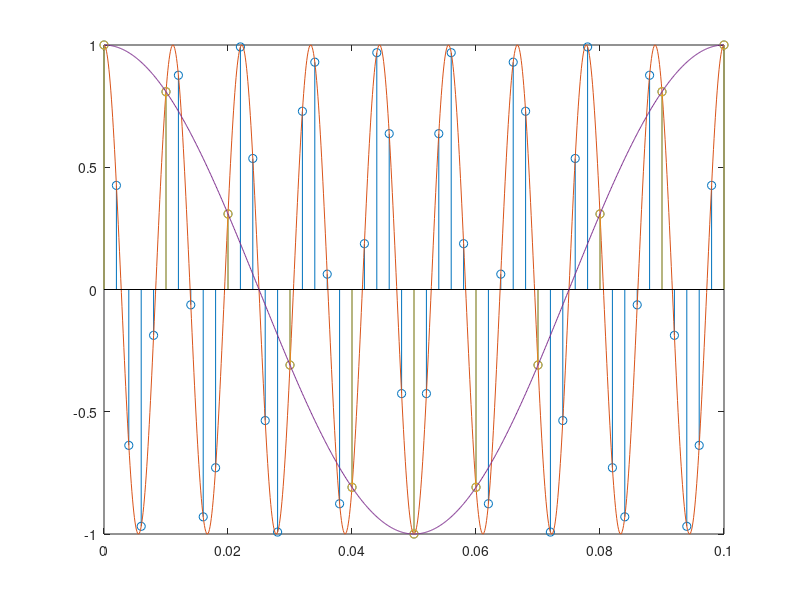
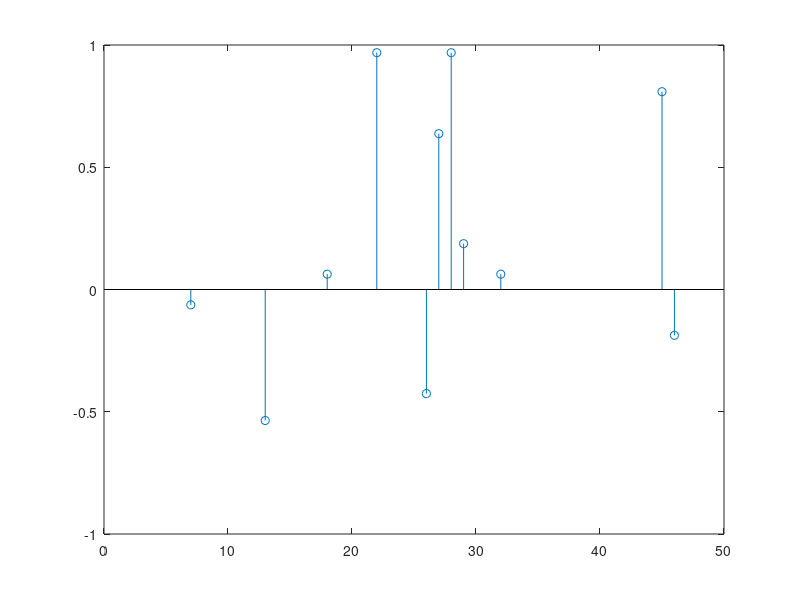

These charts were generated, in order, by the following MATLAB code:
close all
f1 = 90;
fs = 500;
n = 0:50;
t = n/fs;
a = cos(2*pi*f1*t);
stem(t,a)
%% ---------------
f_con = 10000;
end_n_con = floor(max(n)/fs*f_con);
n_con = 0:end_n_con;
t_con = n_con/f_con;
a_con = cos(2*pi*f1*t_con);
hold on 
plot(t_con,a_con)
%% ---------------
n_unif = n(1:5:end);
t_unif = n_unif/fs;
a_unif = cos(2*pi*f1*t_unif);
stem(t_unif,a_unif)
%% 
f1_aliased = 10;
a_con = cos(2*pi*f1_aliased*t_con);
hold on 
plot(t_con,a_con)
%% 
figure
rand_idx = sort(randperm(length(n),length(n_unif)));

n_rand = n(rand_idx);
a_rand = cos(2*pi*f1*n_rand/fs);
stem(n_rand,a_rand)